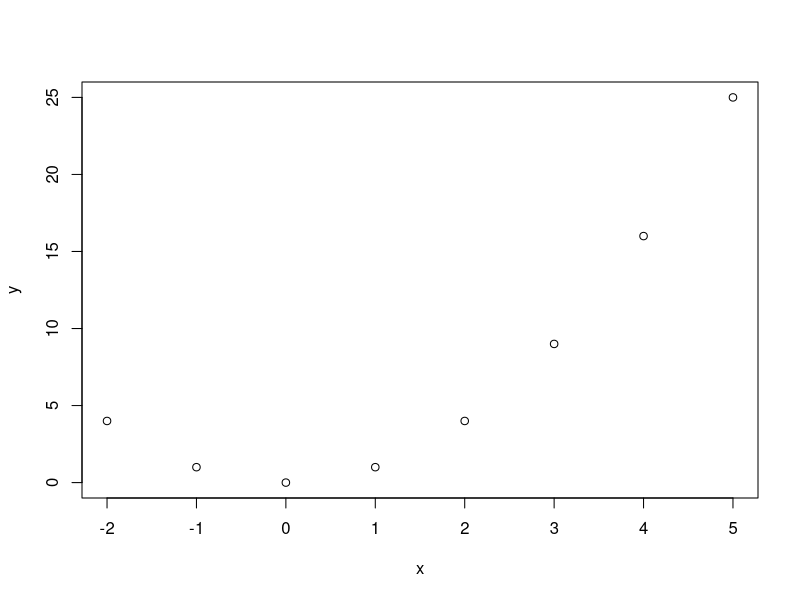
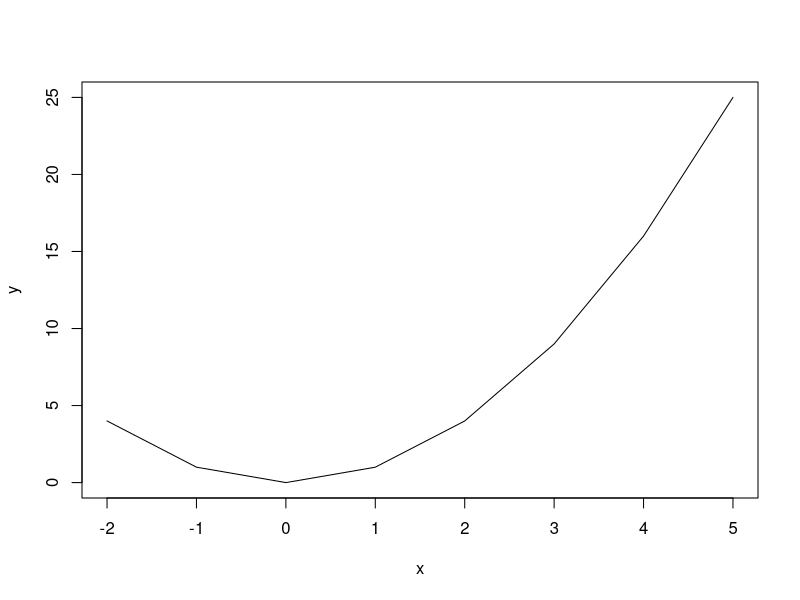
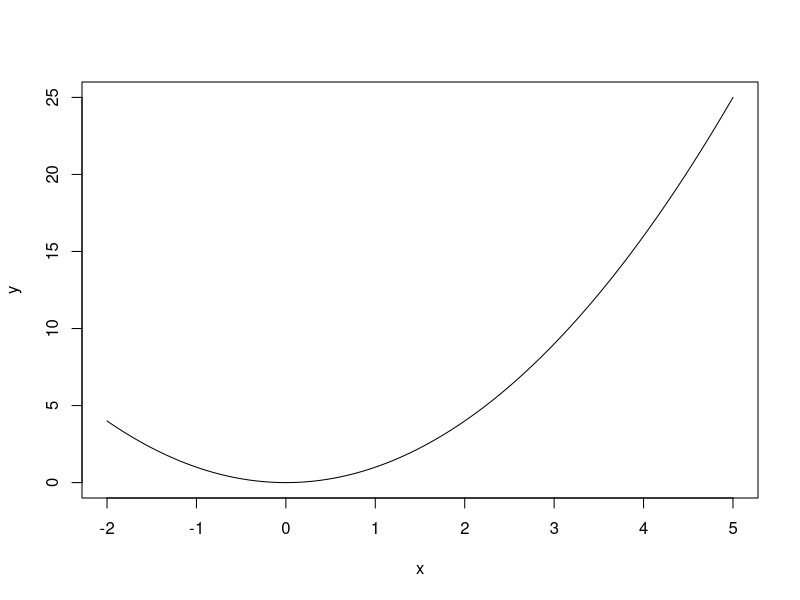

These charts were generated, in order, by the following R code:
(-2)^2
(-1)^2
seq(-2,5)^2
vec <- seq(-2,5)
vec^2

vec <- seq(-2,5,by = 2)
vec
vec^2


x <- seq(-2,5)
y <- x^2

plot(x,y)
plot(x,y,type = "l")



x <- seq(-2,5,.01)
y <- x^2
plot(x,y,type = "l")
